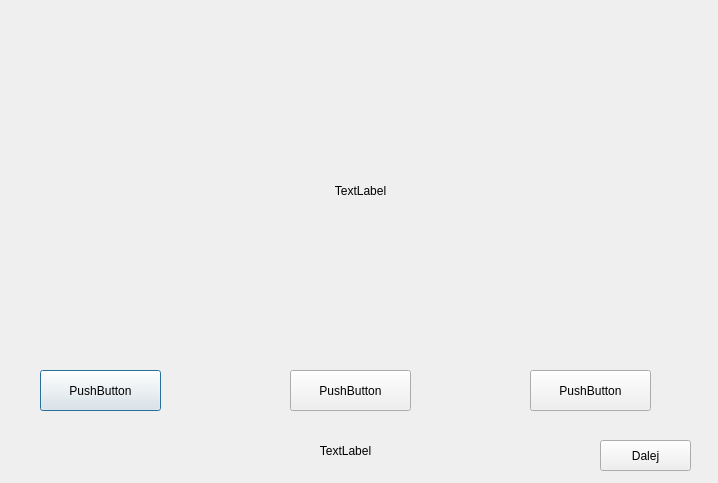
<?xml version="1.0" encoding="UTF-8"?>
<ui version="4.0">
 <class>DialogT</class>
 <widget class="QDialog" name="DialogT">
  <property name="geometry">
   <rect>
    <x>0</x>
    <y>0</y>
    <width>718</width>
    <height>483</height>
   </rect>
  </property>
  <property name="windowTitle">
   <string>Dialog</string>
  </property>
  <widget class="myQLabel" name="label">
   <property name="geometry">
    <rect>
     <x>40</x>
     <y>40</y>
     <width>641</width>
     <height>301</height>
    </rect>
   </property>
   <property name="font">
    <font>
     <weight>50</weight>
     <bold>false</bold>
    </font>
   </property>
   <property name="frameShape">
    <enum>QFrame::NoFrame</enum>
   </property>
   <property name="text">
    <string>TextLabel</string>
   </property>
   <property name="alignment">
    <set>Qt::AlignCenter</set>
   </property>
  </widget>
  <widget class="QPushButton" name="pOdpA">
   <property name="geometry">
    <rect>
     <x>40</x>
     <y>370</y>
     <width>121</width>
     <height>41</height>
    </rect>
   </property>
   <property name="text">
    <string>PushButton</string>
   </property>
  </widget>
  <widget class="QPushButton" name="pOdpB">
   <property name="geometry">
    <rect>
     <x>290</x>
     <y>370</y>
     <width>121</width>
     <height>41</height>
    </rect>
   </property>
   <property name="text">
    <string>PushButton</string>
   </property>
  </widget>
  <widget class="QPushButton" name="pOdpC">
   <property name="geometry">
    <rect>
     <x>530</x>
     <y>370</y>
     <width>121</width>
     <height>41</height>
    </rect>
   </property>
   <property name="text">
    <string>PushButton</string>
   </property>
  </widget>
  <widget class="QPushButton" name="pNext">
   <property name="geometry">
    <rect>
     <x>600</x>
     <y>440</y>
     <width>91</width>
     <height>31</height>
    </rect>
   </property>
   <property name="text">
    <string>Dalej</string>
   </property>
  </widget>
  <widget class="QLabel" name="l_Odp">
   <property name="geometry">
    <rect>
     <x>120</x>
     <y>430</y>
     <width>451</width>
     <height>41</height>
    </rect>
   </property>
   <property name="text">
    <string>TextLabel</string>
   </property>
   <property name="alignment">
    <set>Qt::AlignCenter</set>
   </property>
  </widget>
 </widget>
 <customwidgets>
  <customwidget>
   <class>myQLabel</class>
   <extends>QLabel</extends>
   <header location="global">myqlabel.h</header>
  </customwidget>
 </customwidgets>
 <resources/>
 <connections/>
</ui>
